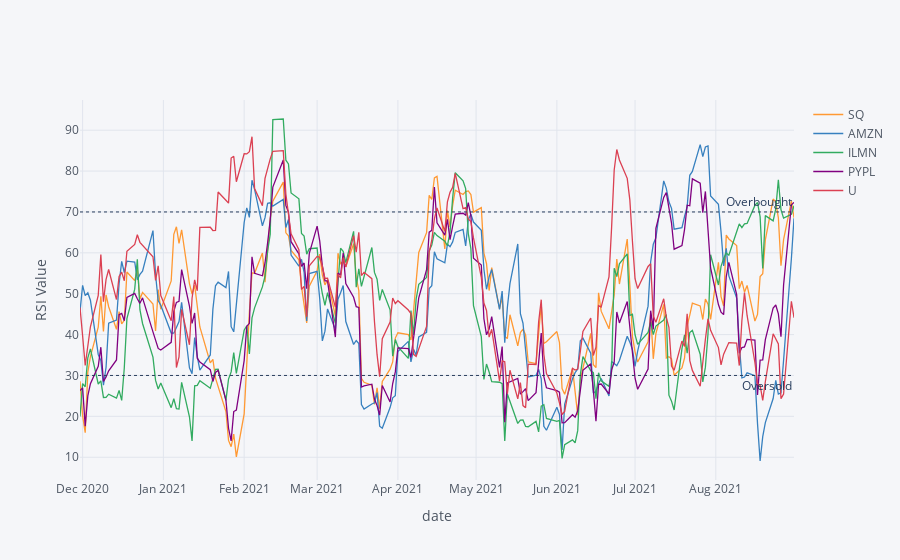

Notebook code cell kept with this figure:
### Code cell
fig = df_frame.iplot(
    x='date',
    y=user_option,
    xTitle='date',
    yTitle='RSI Value',
    asFigure=True,
)
fig.add_hline(y=70,
              line_width=1,
              line_dash='dot',
              annotation_text="Overbought", 
              annotation_position="top right",
)

fig.add_hline(y=30,
              line_width=1,
              line_dash='dot',
              annotation_text="Oversold", 
              annotation_position="bottom right",
)
fig.update_layout(modebar_add=[
    "v1hovermode",
    "toggleSpikelines",
])

### Figure 1 — Plotly figure (JSON) as saved in the notebook; plotly's stock layout.template omitted (floating-point values rounded to 4 significant figures; data arrays with more than 128 entries replaced by an {"elided": "..."} marker saying what was removed)
{"data": [{"line": {"color": "rgba(255, 153, 51, 1.0)", "dash": "solid", "shape": "linear", "width": 1.3}, "mode": "lines", "name": "SQ", "text": "", "type": "scatter", "x": {"elided": "190 str values"}, "y": {"elided": "190 float values"}}, {"line": {"color": "rgba(55, 128, 191, 1.0)", "dash": "solid", "shape": "linear", "width": 1.3}, "mode": "lines", "name": "AMZN", "text": "", "type": "scatter", "x": {"elided": "190 str values"}, "y": {"elided": "190 float values"}}, {"line": {"color": "rgba(50, 171, 96, 1.0)", "dash": "solid", "shape": "linear", "width": 1.3}, "mode": "lines", "name": "ILMN", "text": "", "type": "scatter", "x": {"elided": "190 str values"}, "y": {"elided": "190 float values"}}, {"line": {"color": "rgba(128, 0, 128, 1.0)", "dash": "solid", "shape": "linear", "width": 1.3}, "mode": "lines", "name": "PYPL", "text": "", "type": "scatter", "x": {"elided": "190 str values"}, "y": {"elided": "190 float values"}}, {"line": {"color": "rgba(219, 64, 82, 1.0)", "dash": "solid", "shape": "linear", "width": 1.3}, "mode": "lines", "name": "U", "text": "", "type": "scatter", "x": {"elided": "190 str values"}, "y": {"elided": "190 float values"}}], "layout": {"annotations": [{"showarrow": false, "text": "Overbought", "x": 1, "xanchor": "right", "xref": "x domain", "y": 70, "yanchor": "bottom", "yref": "y"}, {"showarrow": false, "text": "Oversold", "x": 1, "xanchor": "right", "xref": "x domain", "y": 30, "yanchor": "top", "yref": "y"}], "legend": {"bgcolor": "#F5F6F9", "font": {"color": "#4D5663"}}, "modebar": {"add": ["v1hovermode", "toggleSpikelines"]}, "paper_bgcolor": "#F5F6F9", "plot_bgcolor": "#F5F6F9", "shapes": [{"line": {"dash": "dot", "width": 1}, "type": "line", "x0": 0, "x1": 1, "xref": "x domain", "y0": 70, "y1": 70, "yref": "y"}, {"line": {"dash": "dot", "width": 1}, "type": "line", "x0": 0, "x1": 1, "xref": "x domain", "y0": 30, "y1": 30, "yref": "y"}], "title": {"font": {"color": "#4D5663"}}, "xaxis": {"gridcolor": "#E1E5ED", "showgrid": true, "tickfont": {"color": "#4D5663"}, "title": {"font": {"color": "#4D5663"}, "text": "date"}, "zerolinecolor": "#E1E5ED"}, "yaxis": {"gridcolor": "#E1E5ED", "showgrid": true, "tickfont": {"color": "#4D5663"}, "title": {"font": {"color": "#4D5663"}, "text": "RSI Value"}, "zerolinecolor": "#E1E5ED"}}}
